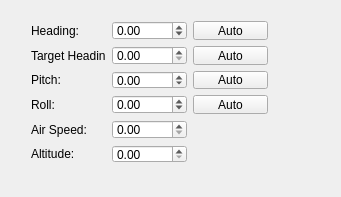
<?xml version="1.0" encoding="UTF-8"?>
<ui version="4.0">
 <class>TestWindow</class>
 <widget class="QWidget" name="TestWindow">
  <property name="geometry">
   <rect>
    <x>0</x>
    <y>0</y>
    <width>341</width>
    <height>197</height>
   </rect>
  </property>
  <property name="windowTitle">
   <string>TestWindow</string>
  </property>
  <widget class="QWidget" name="layoutWidget">
   <property name="geometry">
    <rect>
     <x>20</x>
     <y>10</y>
     <width>259</width>
     <height>164</height>
    </rect>
   </property>
   <layout class="QGridLayout" name="gridLayout">
    <item row="2" column="0">
     <widget class="QLabel" name="label_2">
      <property name="text">
       <string>Pitch:</string>
      </property>
     </widget>
    </item>
    <item row="3" column="0">
     <widget class="QLabel" name="label_3">
      <property name="text">
       <string>Roll:</string>
      </property>
     </widget>
    </item>
    <item row="0" column="1">
     <widget class="QDoubleSpinBox" name="headingValue">
      <property name="minimum">
       <double>-360.000000000000000</double>
      </property>
      <property name="maximum">
       <double>360.000000000000000</double>
      </property>
     </widget>
    </item>
    <item row="2" column="1">
     <widget class="QDoubleSpinBox" name="pitchValue">
      <property name="minimum">
       <double>-90.000000000000000</double>
      </property>
      <property name="maximum">
       <double>90.000000000000000</double>
      </property>
     </widget>
    </item>
    <item row="4" column="1">
     <widget class="QDoubleSpinBox" name="airSpeedValue">
      <property name="maximum">
       <double>10000.000000000000000</double>
      </property>
     </widget>
    </item>
    <item row="3" column="2">
     <widget class="QPushButton" name="rollAuto">
      <property name="text">
       <string>Auto</string>
      </property>
      <property name="checkable">
       <bool>true</bool>
      </property>
     </widget>
    </item>
    <item row="0" column="2">
     <widget class="QPushButton" name="headingAuto">
      <property name="text">
       <string>Auto</string>
      </property>
      <property name="checkable">
       <bool>true</bool>
      </property>
     </widget>
    </item>
    <item row="2" column="2">
     <widget class="QPushButton" name="pitchAuto">
      <property name="text">
       <string>Auto</string>
      </property>
      <property name="checkable">
       <bool>true</bool>
      </property>
      <property name="default">
       <bool>false</bool>
      </property>
     </widget>
    </item>
    <item row="3" column="1">
     <widget class="QDoubleSpinBox" name="rollValue">
      <property name="minimum">
       <double>-180.000000000000000</double>
      </property>
      <property name="maximum">
       <double>180.000000000000000</double>
      </property>
     </widget>
    </item>
    <item row="0" column="0">
     <widget class="QLabel" name="label">
      <property name="text">
       <string>Heading:</string>
      </property>
     </widget>
    </item>
    <item row="4" column="0">
     <widget class="QLabel" name="label_4">
      <property name="text">
       <string>Air Speed:</string>
      </property>
     </widget>
    </item>
    <item row="5" column="1">
     <widget class="QDoubleSpinBox" name="altitudeValue">
      <property name="maximum">
       <double>200000.000000000000000</double>
      </property>
     </widget>
    </item>
    <item row="5" column="0">
     <widget class="QLabel" name="label_5">
      <property name="text">
       <string>Altitude:</string>
      </property>
     </widget>
    </item>
    <item row="1" column="0">
     <widget class="QLabel" name="label_6">
      <property name="text">
       <string>Target Heading:</string>
      </property>
     </widget>
    </item>
    <item row="1" column="1">
     <widget class="QDoubleSpinBox" name="targetHeadingValue">
      <property name="maximum">
       <double>360.000000000000000</double>
      </property>
     </widget>
    </item>
    <item row="1" column="2">
     <widget class="QPushButton" name="targetHeadingAuto">
      <property name="text">
       <string>Auto</string>
      </property>
      <property name="checkable">
       <bool>true</bool>
      </property>
     </widget>
    </item>
   </layout>
  </widget>
 </widget>
 <layoutdefault spacing="6" margin="11"/>
 <resources/>
 <connections/>
</ui>
